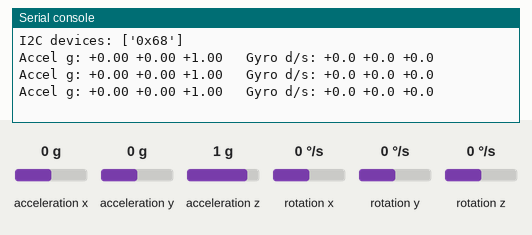
Simulated run of this program. Board: ESP32 board running MicroPython. Parts: the last lines printed to the serial console. The test bench sets the inputs (shaded band); at power-on: acceleration x 0 g, acceleration y 0 g, acceleration z 1 g, rotation x 0 °/s, rotation y 0 °/s, rotation z 0 °/s.

Above: at 1.2 s.
1.3 s: acceleration x set to -1.4 g
At 1.9 s:
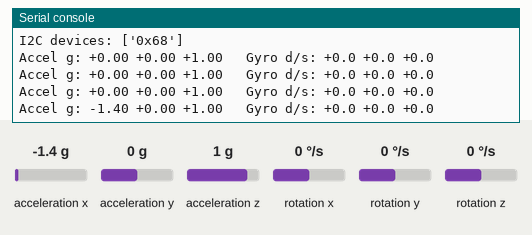
2.8 s: acceleration y set to -1.4 g
At 3.4 s:
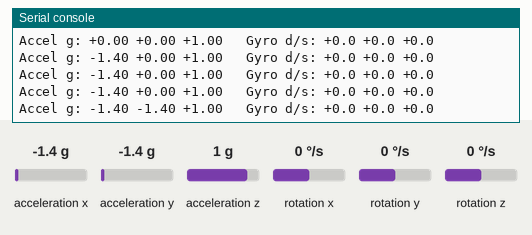
4.3 s: acceleration z set to -1.4 g
At 4.9 s:
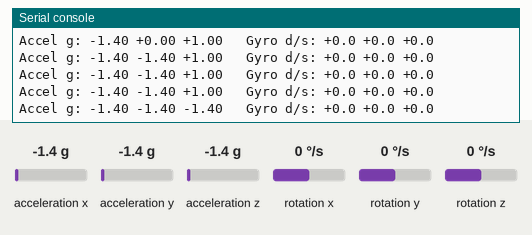
5.8 s: rotation x set to -192 °/s
At 6.4 s:
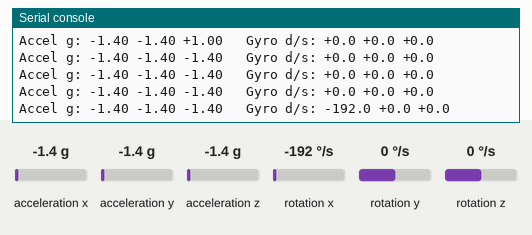
7.3 s: rotation y set to -192 °/s
At 7.9 s:
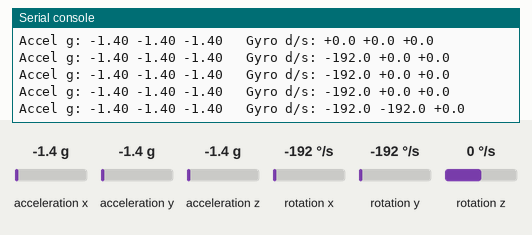

The program:

example_2.py
```python
# On an ESP32 running MicroPython, scans I2C, wakes the MPU6050, reads raw sensor registers, scales accelerometer and gyroscope values to physical units, and prints the results continuously.
#
# Buy this module: https://shillehtek.com/products/mpu-6050-pre-soldered-6-dof-accelerometer
# Full manual: https://shillehtek.com/blogs/shillehtek-product-manuals/mpu6050-accelerometer-6dof-raspberry-pi-arduino-esp32-i2c-accelerometer
# More examples: https://github.com/shillehbean/shillehtek-examples
#

# MPU6050 IMU - ESP32 MicroPython Example
# I2C: SDA -> GPIO 21, SCL -> GPIO 22

from machine import I2C, Pin
import time, struct

MPU_ADDR  = 0x68
PWR_MGMT  = 0x6B
ACCEL_OUT = 0x3B

i2c = I2C(0, sda=Pin(21), scl=Pin(22), freq=400000)

print("I2C devices:", [hex(d) for d in i2c.scan()])

# Wake up the sensor
i2c.writeto_mem(MPU_ADDR, PWR_MGMT, b'\x00')

while True:
    raw = i2c.readfrom_mem(MPU_ADDR, ACCEL_OUT, 14)
    ax, ay, az, t, gx, gy, gz = struct.unpack('>hhhhhhh', raw)
    print("Accel g: {:+.2f} {:+.2f} {:+.2f}   Gyro d/s: {:+.1f} {:+.1f} {:+.1f}".format(
        ax/16384.0, ay/16384.0, az/16384.0,
        gx/131.0,   gy/131.0,   gz/131.0))
    time.sleep_ms(500)
```

Measured:
- after the input at 1.3 s, the serial console: prints a new line after 0.21 s (image 1)
- after the input at 2.8 s, the serial console: prints a new line after 0.21 s (image 2)
- after the input at 4.3 s, the serial console: prints a new line after 0.21 s (image 3)
- after the input at 5.8 s, the serial console: prints a new line after 0.22 s (image 4)
- after the input at 7.3 s, the serial console: prints a new line after 0.22 s (image 5)
